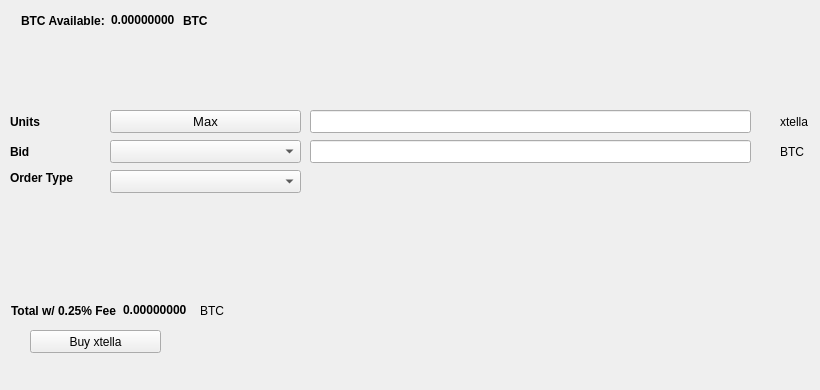
   <widget class="QWidget" name="BuyTab">
    <attribute name="title">
     <string>Buy</string>
    </attribute>
    <widget class="QPushButton" name="Buyxtella">
     <property name="geometry">
      <rect>
       <x>30</x>
       <y>330</y>
       <width>131</width>
       <height>23</height>
      </rect>
     </property>
     <property name="text">
      <string>Buy xtella</string>
     </property>
     <property name="icon">
      <iconset resource="../xtella.qrc">
       <normaloff>:/icons/bitcoin</normaloff>:/icons/bitcoin</iconset>
     </property>
    </widget>
    <widget class="QLabel" name="label_3">
     <property name="geometry">
      <rect>
       <x>10</x>
       <y>110</y>
       <width>46</width>
       <height>23</height>
      </rect>
     </property>
     <property name="font">
      <font>
       <weight>75</weight>
       <bold>true</bold>
      </font>
     </property>
     <property name="text">
      <string>Units</string>
     </property>
    </widget>
    <widget class="QLineEdit" name="UnitsInput">
     <property name="geometry">
      <rect>
       <x>310</x>
       <y>110</y>
       <width>441</width>
       <height>23</height>
      </rect>
     </property>
     <property name="font">
      <font>
       <pointsize>9</pointsize>
       <weight>75</weight>
       <bold>true</bold>
      </font>
     </property>
    </widget>
    <widget class="QLineEdit" name="BuyBidPriceEdit">
     <property name="geometry">
      <rect>
       <x>310</x>
       <y>140</y>
       <width>441</width>
       <height>23</height>
      </rect>
     </property>
     <property name="font">
      <font>
       <pointsize>9</pointsize>
       <weight>75</weight>
       <bold>true</bold>
      </font>
     </property>
    </widget>
    <widget class="QLabel" name="label_4">
     <property name="geometry">
      <rect>
       <x>780</x>
       <y>110</y>
       <width>31</width>
       <height>23</height>
      </rect>
     </property>
     <property name="text">
      <string>xtella</string>
     </property>
    </widget>
    <widget class="QLabel" name="label_5">
     <property name="geometry">
      <rect>
       <x>780</x>
       <y>140</y>
       <width>31</width>
       <height>23</height>
      </rect>
     </property>
     <property name="text">
      <string>BTC</string>
     </property>
    </widget>
    <widget class="QLabel" name="label_6">
     <property name="geometry">
      <rect>
       <x>10</x>
       <y>140</y>
       <width>46</width>
       <height>23</height>
      </rect>
     </property>
     <property name="font">
      <font>
       <weight>75</weight>
       <bold>true</bold>
      </font>
     </property>
     <property name="text">
      <string>Bid</string>
     </property>
    </widget>
    <widget class="QLabel" name="label_7">
     <property name="geometry">
      <rect>
       <x>10</x>
       <y>170</y>
       <width>91</width>
       <height>16</height>
      </rect>
     </property>
     <property name="font">
      <font>
       <weight>75</weight>
       <bold>true</bold>
      </font>
     </property>
     <property name="text">
      <string>Order Type</string>
     </property>
    </widget>
    <widget class="QPushButton" name="Buy_Max_Amount">
     <property name="geometry">
      <rect>
       <x>110</x>
       <y>110</y>
       <width>191</width>
       <height>23</height>
      </rect>
     </property>
     <property name="font">
      <font>
       <pointsize>10</pointsize>
      </font>
     </property>
     <property name="text">
      <string>Max</string>
     </property>
    </widget>
    <widget class="QComboBox" name="BuyBidcomboBox">
     <property name="geometry">
      <rect>
       <x>110</x>
       <y>140</y>
       <width>191</width>
       <height>23</height>
      </rect>
     </property>
     <property name="font">
      <font>
       <pointsize>10</pointsize>
      </font>
     </property>
    </widget>
    <widget class="QComboBox" name="buyOrdertypeCombo">
     <property name="geometry">
      <rect>
       <x>110</x>
       <y>170</y>
       <width>191</width>
       <height>23</height>
      </rect>
     </property>
     <property name="font">
      <font>
       <pointsize>10</pointsize>
      </font>
     </property>
    </widget>
    <widget class="QWidget" name="layoutWidget1">
     <property name="geometry">
      <rect>
       <x>21</x>
       <y>11</y>
       <width>227</width>
       <height>19</height>
      </rect>
     </property>
     <layout class="QHBoxLayout" name="horizontalLayout_3">
      <item>
       <widget class="QLabel" name="label232">
        <property name="font">
         <font>
          <weight>75</weight>
          <bold>true</bold>
         </font>
        </property>
        <property name="text">
         <string>BTC Available:</string>
        </property>
       </widget>
      </item>
      <item>
       <widget class="QLabel" name="BtcAvailableLbl">
        <property name="palette">
         <palette>
          <active>
           <colorrole role="WindowText">
            <brush brushstyle="SolidPattern">
             <color alpha="255">
              <red>0</red>
              <green>0</green>
              <blue>0</blue>
             </color>
            </brush>
           </colorrole>
           <colorrole role="Button">
            <brush brushstyle="SolidPattern">
             <color alpha="255">
              <red>0</red>
              <green>170</green>
              <blue>0</blue>
             </color>
            </brush>
           </colorrole>
           <colorrole role="Light">
            <brush brushstyle="SolidPattern">
             <color alpha="255">
              <red>0</red>
              <green>255</green>
              <blue>0</blue>
             </color>
            </brush>
           </colorrole>
           <colorrole role="Midlight">
            <brush brushstyle="SolidPattern">
             <color alpha="255">
              <red>0</red>
              <green>212</green>
              <blue>0</blue>
             </color>
            </brush>
           </colorrole>
           <colorrole role="Dark">
            <brush brushstyle="SolidPattern">
             <color alpha="255">
              <red>0</red>
              <green>85</green>
              <blue>0</blue>
             </color>
            </brush>
           </colorrole>
           <colorrole role="Mid">
            <brush brushstyle="SolidPattern">
             <color alpha="255">
              <red>0</red>
              <green>113</green>
              <blue>0</blue>
             </color>
            </brush>
           </colorrole>
           <colorrole role="Text">
            <brush brushstyle="SolidPattern">
             <color alpha="255">
              <red>0</red>
              <green>170</green>
              <blue>0</blue>
             </color>
            </brush>
           </colorrole>
           <colorrole role="BrightText">
            <brush brushstyle="SolidPattern">
             <color alpha="255">
              <red>255</red>
              <green>255</green>
              <blue>255</blue>
             </color>
            </brush>
           </colorrole>
           <colorrole role="ButtonText">
            <brush brushstyle="SolidPattern">
             <color alpha="255">
              <red>0</red>
              <green>0</green>
              <blue>0</blue>
             </color>
            </brush>
           </colorrole>
           <colorrole role="Base">
            <brush brushstyle="SolidPattern">
             <color alpha="255">
              <red>255</red>
              <green>255</green>
              <blue>255</blue>
             </color>
            </brush>
           </colorrole>
           <colorrole role="Window">
            <brush brushstyle="SolidPattern">
             <color alpha="255">
              <red>0</red>
              <green>170</green>
              <blue>0</blue>
             </color>
            </brush>
           </colorrole>
           <colorrole role="Shadow">
            <brush brushstyle="SolidPattern">
             <color alpha="255">
              <red>0</red>
              <green>0</green>
              <blue>0</blue>
             </color>
            </brush>
           </colorrole>
           <colorrole role="AlternateBase">
            <brush brushstyle="SolidPattern">
             <color alpha="255">
              <red>127</red>
              <green>212</green>
              <blue>127</blue>
             </color>
            </brush>
           </colorrole>
           <colorrole role="ToolTipBase">
            <brush brushstyle="SolidPattern">
             <color alpha="255">
              <red>255</red>
              <green>255</green>
              <blue>220</blue>
             </color>
            </brush>
           </colorrole>
           <colorrole role="ToolTipText">
            <brush brushstyle="SolidPattern">
             <color alpha="255">
              <red>0</red>
              <green>0</green>
              <blue>0</blue>
             </color>
            </brush>
           </colorrole>
          </active>
          <inactive>
           <colorrole role="WindowText">
            <brush brushstyle="SolidPattern">
             <color alpha="255">
              <red>0</red>
              <green>0</green>
              <blue>0</blue>
             </color>
            </brush>
           </colorrole>
           <colorrole role="Button">
            <brush brushstyle="SolidPattern">
             <color alpha="255">
              <red>0</red>
              <green>170</green>
              <blue>0</blue>
             </color>
            </brush>
           </colorrole>
           <colorrole role="Light">
            <brush brushstyle="SolidPattern">
             <color alpha="255">
              <red>0</red>
              <green>255</green>
              <blue>0</blue>
             </color>
            </brush>
           </colorrole>
           <colorrole role="Midlight">
            <brush brushstyle="SolidPattern">
             <color alpha="255">
              <red>0</red>
              <green>212</green>
              <blue>0</blue>
             </color>
            </brush>
           </colorrole>
           <colorrole role="Dark">
            <brush brushstyle="SolidPattern">
             <color alpha="255">
              <red>0</red>
              <green>85</green>
              <blue>0</blue>
             </color>
            </brush>
           </colorrole>
           <colorrole role="Mid">
            <brush brushstyle="SolidPattern">
             <color alpha="255">
              <red>0</red>
              <green>113</green>
              <blue>0</blue>
             </color>
            </brush>
           </colorrole>
           <colorrole role="Text">
            <brush brushstyle="SolidPattern">
             <color alpha="255">
              <red>0</red>
              <green>170</green>
              <blue>0</blue>
             </color>
            </brush>
           </colorrole>
           <colorrole role="BrightText">
            <brush brushstyle="SolidPattern">
             <color alpha="255">
              <red>255</red>
              <green>255</green>
              <blue>255</blue>
             </color>
            </brush>
           </colorrole>
           <colorrole role="ButtonText">
            <brush brushstyle="SolidPattern">
             <color alpha="255">
              <red>0</red>
              <green>0</green>
              <blue>0</blue>
             </color>
            </brush>
           </colorrole>
           <colorrole role="Base">
            <brush brushstyle="SolidPattern">
             <color alpha="255">
              <red>255</red>
              <green>255</green>
              <blue>255</blue>
             </color>
            </brush>
           </colorrole>
           <colorrole role="Window">
            <brush brushstyle="SolidPattern">
             <color alpha="255">
              <red>0</red>
              <green>170</green>
              <blue>0</blue>
             </color>
            </brush>
           </colorrole>
           <colorrole role="Shadow">
            <brush brushstyle="SolidPattern">
             <color alpha="255">
              <red>0</red>
              <green>0</green>
              <blue>0</blue>
             </color>
            </brush>
           </colorrole>
           <colorrole role="AlternateBase">
            <brush brushstyle="SolidPattern">
             <color alpha="255">
              <red>127</red>
              <green>212</green>
              <blue>127</blue>
             </color>
            </brush>
           </colorrole>
           <colorrole role="ToolTipBase">
            <brush brushstyle="SolidPattern">
             <color alpha="255">
              <red>255</red>
              <green>255</green>
              <blue>220</blue>
             </color>
            </brush>
           </colorrole>
           <colorrole role="ToolTipText">
            <brush brushstyle="SolidPattern">
             <color alpha="255">
              <red>0</red>
              <green>0</green>
              <blue>0</blue>
             </color>
            </brush>
           </colorrole>
          </inactive>
          <disabled>
           <colorrole role="WindowText">
            <brush brushstyle="SolidPattern">
             <color alpha="255">
              <red>0</red>
              <green>85</green>
              <blue>0</blue>
             </color>
            </brush>
           </colorrole>
           <colorrole role="Button">
            <brush brushstyle="SolidPattern">
             <color alpha="255">
              <red>0</red>
              <green>170</green>
              <blue>0</blue>
             </color>
            </brush>
           </colorrole>
           <colorrole role="Light">
            <brush brushstyle="SolidPattern">
             <color alpha="255">
              <red>0</red>
              <green>255</green>
              <blue>0</blue>
             </color>
            </brush>
           </colorrole>
           <colorrole role="Midlight">
            <brush brushstyle="SolidPattern">
             <color alpha="255">
              <red>0</red>
              <green>212</green>
              <blue>0</blue>
             </color>
            </brush>
           </colorrole>
           <colorrole role="Dark">
            <brush brushstyle="SolidPattern">
             <color alpha="255">
              <red>0</red>
              <green>85</green>
              <blue>0</blue>
             </color>
            </brush>
           </colorrole>
           <colorrole role="Mid">
            <brush brushstyle="SolidPattern">
             <color alpha="255">
              <red>0</red>
              <green>113</green>
              <blue>0</blue>
             </color>
            </brush>
           </colorrole>
           <colorrole role="Text">
            <brush brushstyle="SolidPattern">
             <color alpha="255">
              <red>0</red>
              <green>85</green>
              <blue>0</blue>
             </color>
            </brush>
           </colorrole>
           <colorrole role="BrightText">
            <brush brushstyle="SolidPattern">
             <color alpha="255">
              <red>255</red>
              <green>255</green>
              <blue>255</blue>
             </color>
            </brush>
           </colorrole>
           <colorrole role="ButtonText">
            <brush brushstyle="SolidPattern">
             <color alpha="255">
              <red>0</red>
              <green>85</green>
              <blue>0</blue>
             </color>
            </brush>
           </colorrole>
           <colorrole role="Base">
            <brush brushstyle="SolidPattern">
             <color alpha="255">
              <red>0</red>
              <green>170</green>
              <blue>0</blue>
             </color>
            </brush>
           </colorrole>
           <colorrole role="Window">
            <brush brushstyle="SolidPattern">
             <color alpha="255">
              <red>0</red>
              <green>170</green>
              <blue>0</blue>
             </color>
            </brush>
           </colorrole>
           <colorrole role="Shadow">
            <brush brushstyle="SolidPattern">
             <color alpha="255">
              <red>0</red>
              <green>0</green>
              <blue>0</blue>
             </color>
            </brush>
           </colorrole>
           <colorrole role="AlternateBase">
            <brush brushstyle="SolidPattern">
             <color alpha="255">
              <red>0</red>
              <green>170</green>
              <blue>0</blue>
             </color>
            </brush>
           </colorrole>
           <colorrole role="ToolTipBase">
            <brush brushstyle="SolidPattern">
             <color alpha="255">
              <red>255</red>
              <green>255</green>
              <blue>220</blue>
             </color>
            </brush>
           </colorrole>
           <colorrole role="ToolTipText">
            <brush brushstyle="SolidPattern">
             <color alpha="255">
              <red>0</red>
              <green>0</green>
              <blue>0</blue>
             </color>
            </brush>
           </colorrole>
          </disabled>
         </palette>
        </property>
        <property name="font">
         <font>
          <weight>75</weight>
          <bold>true</bold>
         </font>
        </property>
        <property name="text">
         <string>0.00000000</string>
        </property>
        <property name="textInteractionFlags">
         <set>Qt::LinksAccessibleByMouse|Qt::TextSelectableByKeyboard|Qt::TextSelectableByMouse</set>
        </property>
       </widget>
      </item>
      <item>
       <widget class="QLabel" name="BtcAvailableLbl_2">
        <property name="font">
         <font>
          <weight>75</weight>
          <bold>true</bold>
         </font>
        </property>
        <property name="text">
         <string>BTC</string>
        </property>
       </widget>
      </item>
     </layout>
    </widget>
    <widget class="QWidget" name="layoutWidge2">
     <property name="geometry">
      <rect>
       <x>11</x>
       <y>301</y>
       <width>259</width>
       <height>19</height>
      </rect>
     </property>
     <layout class="QHBoxLayout" name="horizontalLayout_4">
      <item>
       <widget class="QLabel" name="label_9">
        <property name="font">
         <font>
          <weight>75</weight>
          <bold>true</bold>
         </font>
        </property>
        <property name="text">
         <string>Total w/ 0.25% Fee</string>
        </property>
       </widget>
      </item>
      <item>
       <widget class="QLabel" name="BuyCostLabel">
        <property name="palette">
         <palette>
          <active>
           <colorrole role="WindowText">
            <brush brushstyle="SolidPattern">
             <color alpha="255">
              <red>0</red>
              <green>0</green>
              <blue>0</blue>
             </color>
            </brush>
           </colorrole>
           <colorrole role="Button">
            <brush brushstyle="SolidPattern">
             <color alpha="255">
              <red>0</red>
              <green>170</green>
              <blue>0</blue>
             </color>
            </brush>
           </colorrole>
           <colorrole role="Light">
            <brush brushstyle="SolidPattern">
             <color alpha="255">
              <red>0</red>
              <green>255</green>
              <blue>0</blue>
             </color>
            </brush>
           </colorrole>
           <colorrole role="Midlight">
            <brush brushstyle="SolidPattern">
             <color alpha="255">
              <red>0</red>
              <green>212</green>
              <blue>0</blue>
             </color>
            </brush>
           </colorrole>
           <colorrole role="Dark">
            <brush brushstyle="SolidPattern">
             <color alpha="255">
              <red>0</red>
              <green>85</green>
              <blue>0</blue>
             </color>
            </brush>
           </colorrole>
           <colorrole role="Mid">
            <brush brushstyle="SolidPattern">
             <color alpha="255">
              <red>0</red>
              <green>113</green>
              <blue>0</blue>
             </color>
            </brush>
           </colorrole>
           <colorrole role="Text">
            <brush brushstyle="SolidPattern">
             <color alpha="255">
              <red>0</red>
              <green>170</green>
              <blue>0</blue>
             </color>
            </brush>
           </colorrole>
           <colorrole role="BrightText">
            <brush brushstyle="SolidPattern">
             <color alpha="255">
              <red>255</red>
              <green>255</green>
              <blue>255</blue>
             </color>
            </brush>
           </colorrole>
           <colorrole role="ButtonText">
            <brush brushstyle="SolidPattern">
             <color alpha="255">
              <red>0</red>
              <green>0</green>
              <blue>0</blue>
             </color>
            </brush>
           </colorrole>
           <colorrole role="Base">
            <brush brushstyle="SolidPattern">
             <color alpha="255">
              <red>255</red>
              <green>255</green>
              <blue>255</blue>
             </color>
            </brush>
           </colorrole>
           <colorrole role="Window">
            <brush brushstyle="SolidPattern">
             <color alpha="255">
              <red>0</red>
              <green>170</green>
              <blue>0</blue>
             </color>
            </brush>
           </colorrole>
           <colorrole role="Shadow">
            <brush brushstyle="SolidPattern">
             <color alpha="255">
              <red>0</red>
              <green>0</green>
              <blue>0</blue>
             </color>
            </brush>
           </colorrole>
           <colorrole role="AlternateBase">
            <brush brushstyle="SolidPattern">
             <color alpha="255">
              <red>127</red>
              <green>212</green>
              <blue>127</blue>
             </color>
            </brush>
           </colorrole>
           <colorrole role="ToolTipBase">
            <brush brushstyle="SolidPattern">
             <color alpha="255">
              <red>255</red>
              <green>255</green>
              <blue>220</blue>
             </color>
            </brush>
           </colorrole>
           <colorrole role="ToolTipText">
            <brush brushstyle="SolidPattern">
             <color alpha="255">
              <red>0</red>
              <green>0</green>
              <blue>0</blue>
             </color>
            </brush>
           </colorrole>
          </active>
          <inactive>
           <colorrole role="WindowText">
            <brush brushstyle="SolidPattern">
             <color alpha="255">
              <red>0</red>
              <green>0</green>
              <blue>0</blue>
             </color>
            </brush>
           </colorrole>
           <colorrole role="Button">
            <brush brushstyle="SolidPattern">
             <color alpha="255">
              <red>0</red>
              <green>170</green>
              <blue>0</blue>
             </color>
            </brush>
           </colorrole>
           <colorrole role="Light">
            <brush brushstyle="SolidPattern">
             <color alpha="255">
              <red>0</red>
              <green>255</green>
              <blue>0</blue>
             </color>
            </brush>
           </colorrole>
           <colorrole role="Midlight">
            <brush brushstyle="SolidPattern">
             <color alpha="255">
              <red>0</red>
              <green>212</green>
              <blue>0</blue>
             </color>
            </brush>
           </colorrole>
           <colorrole role="Dark">
            <brush brushstyle="SolidPattern">
             <color alpha="255">
              <red>0</red>
              <green>85</green>
              <blue>0</blue>
             </color>
            </brush>
           </colorrole>
           <colorrole role="Mid">
            <brush brushstyle="SolidPattern">
             <color alpha="255">
              <red>0</red>
              <green>113</green>
              <blue>0</blue>
             </color>
            </brush>
           </colorrole>
           <colorrole role="Text">
            <brush brushstyle="SolidPattern">
             <color alpha="255">
              <red>0</red>
              <green>170</green>
              <blue>0</blue>
             </color>
            </brush>
           </colorrole>
           <colorrole role="BrightText">
            <brush brushstyle="SolidPattern">
             <color alpha="255">
              <red>255</red>
              <green>255</green>
              <blue>255</blue>
             </color>
            </brush>
           </colorrole>
           <colorrole role="ButtonText">
            <brush brushstyle="SolidPattern">
             <color alpha="255">
              <red>0</red>
              <green>0</green>
              <blue>0</blue>
             </color>
            </brush>
           </colorrole>
           <colorrole role="Base">
            <brush brushstyle="SolidPattern">
             <color alpha="255">
              <red>255</red>
              <green>255</green>
              <blue>255</blue>
             </color>
            </brush>
           </colorrole>
           <colorrole role="Window">
            <brush brushstyle="SolidPattern">
             <color alpha="255">
              <red>0</red>
              <green>170</green>
              <blue>0</blue>
             </color>
            </brush>
           </colorrole>
           <colorrole role="Shadow">
            <brush brushstyle="SolidPattern">
             <color alpha="255">
              <red>0</red>
              <green>0</green>
              <blue>0</blue>
             </color>
            </brush>
           </colorrole>
           <colorrole role="AlternateBase">
            <brush brushstyle="SolidPattern">
             <color alpha="255">
              <red>127</red>
              <green>212</green>
              <blue>127</blue>
             </color>
            </brush>
           </colorrole>
           <colorrole role="ToolTipBase">
            <brush brushstyle="SolidPattern">
             <color alpha="255">
              <red>255</red>
              <green>255</green>
              <blue>220</blue>
             </color>
            </brush>
           </colorrole>
           <colorrole role="ToolTipText">
            <brush brushstyle="SolidPattern">
             <color alpha="255">
              <red>0</red>
              <green>0</green>
              <blue>0</blue>
             </color>
            </brush>
           </colorrole>
          </inactive>
          <disabled>
           <colorrole role="WindowText">
            <brush brushstyle="SolidPattern">
             <color alpha="255">
              <red>0</red>
              <green>85</green>
              <blue>0</blue>
             </color>
            </brush>
           </colorrole>
           <colorrole role="Button">
            <brush brushstyle="SolidPattern">
             <color alpha="255">
              <red>0</red>
              <green>170</green>
              <blue>0</blue>
             </color>
            </brush>
           </colorrole>
           <colorrole role="Light">
            <brush brushstyle="SolidPattern">
             <color alpha="255">
              <red>0</red>
              <green>255</green>
              <blue>0</blue>
             </color>
            </brush>
           </colorrole>
           <colorrole role="Midlight">
            <brush brushstyle="SolidPattern">
             <color alpha="255">
              <red>0</red>
              <green>212</green>
              <blue>0</blue>
             </color>
            </brush>
           </colorrole>
           <colorrole role="Dark">
            <brush brushstyle="SolidPattern">
             <color alpha="255">
              <red>0</red>
              <green>85</green>
              <blue>0</blue>
             </color>
            </brush>
           </colorrole>
           <colorrole role="Mid">
            <brush brushstyle="SolidPattern">
             <color alpha="255">
              <red>0</red>
              <green>113</green>
              <blue>0</blue>
             </color>
            </brush>
           </colorrole>
           <colorrole role="Text">
            <brush brushstyle="SolidPattern">
             <color alpha="255">
              <red>0</red>
              <green>85</green>
              <blue>0</blue>
             </color>
            </brush>
           </colorrole>
           <colorrole role="BrightText">
            <brush brushstyle="SolidPattern">
             <color alpha="255">
              <red>255</red>
              <green>255</green>
              <blue>255</blue>
             </color>
            </brush>
           </colorrole>
           <colorrole role="ButtonText">
            <brush brushstyle="SolidPattern">
             <color alpha="255">
              <red>0</red>
              <green>85</green>
              <blue>0</blue>
             </color>
            </brush>
           </colorrole>
           <colorrole role="Base">
            <brush brushstyle="SolidPattern">
             <color alpha="255">
              <red>0</red>
              <green>170</green>
              <blue>0</blue>
             </color>
            </brush>
           </colorrole>
           <colorrole role="Window">
            <brush brushstyle="SolidPattern">
             <color alpha="255">
              <red>0</red>
              <green>170</green>
              <blue>0</blue>
             </color>
            </brush>
           </colorrole>
           <colorrole role="Shadow">
            <brush brushstyle="SolidPattern">
             <color alpha="255">
              <red>0</red>
              <green>0</green>
              <blue>0</blue>
             </color>
            </brush>
           </colorrole>
           <colorrole role="AlternateBase">
            <brush brushstyle="SolidPattern">
             <color alpha="255">
              <red>0</red>
              <green>170</green>
              <blue>0</blue>
             </color>
            </brush>
           </colorrole>
           <colorrole role="ToolTipBase">
            <brush brushstyle="SolidPattern">
             <color alpha="255">
              <red>255</red>
              <green>255</green>
              <blue>220</blue>
             </color>
            </brush>
           </colorrole>
           <colorrole role="ToolTipText">
            <brush brushstyle="SolidPattern">
             <color alpha="255">
              <red>0</red>
              <green>0</green>
              <blue>0</blue>
             </color>
            </brush>
           </colorrole>
          </disabled>
         </palette>
        </property>
        <property name="font">
         <font>
          <weight>75</weight>
          <bold>true</bold>
         </font>
        </property>
        <property name="autoFillBackground">
         <bool>false</bool>
        </property>
        <property name="text">
         <string>0.00000000</string>
        </property>
        <property name="textInteractionFlags">
         <set>Qt::LinksAccessibleByMouse|Qt::TextSelectableByMouse</set>
        </property>
       </widget>
      </item>
      <item>
       <widget class="QLabel" name="label_10">
        <property name="font">
         <font>
          <weight>50</weight>
          <bold>false</bold>
         </font>
        </property>
        <property name="text">
         <string>BTC</string>
        </property>
       </widget>
      </item>
     </layout>
    </widget>
    <widget class="QLabel" name="label_24">
     <property name="geometry">
      <rect>
       <x>460</x>
       <y>300</y>
       <width>281</width>
       <height>81</height>
      </rect>
     </property>
     <property name="text">
      <string/>
     </property>
     <property name="pixmap">
      <pixmap>:/images/bittrex</pixmap>
     </property>
    </widget>
   </widget>
